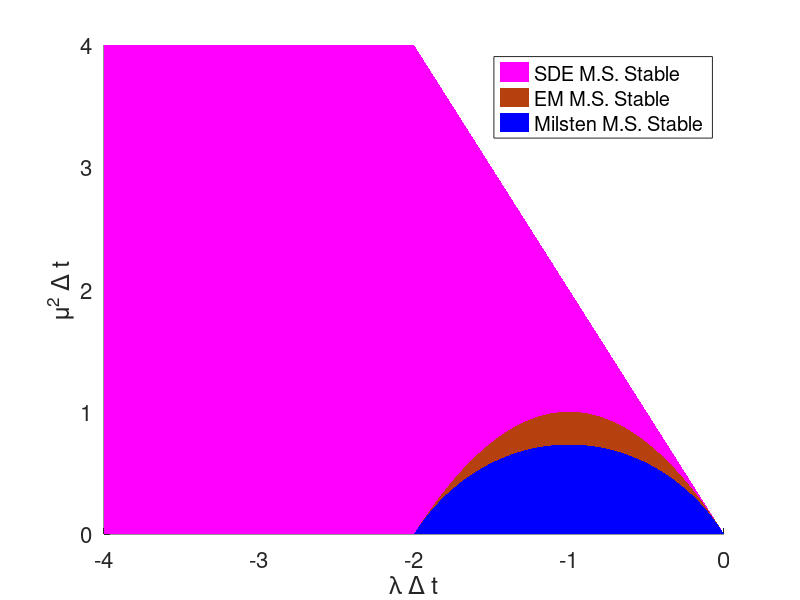

The MATLAB script that drew this image:

% Functions representing the different regions
y_milstein = @(x) -1+sqrt(1-2*x*(2+x));
y_em = @(x) 1-(1+x)^2;
y_sde = @(x) -2*x;

x = -2:0.01:0;

close all
figure()
hold on

% Plot the different regions
h(1) = area(x, arrayfun(y_sde, x));
h(2) = area(x, arrayfun(y_em, x));
h(3) = area(x, arrayfun(y_milstein, x));

% Add some extra area for the SDE MS Stable region
h(4) = area([-4 -2], [4 4]);

% Colors and labels
colors = {[1 0 1]; [183/255 65/255 14/255]; [0 0 1]; [1 0 1]};
for i_ = 1:4
  set(h(i_), 'FaceColor', colors{i_});
  child = get(h(i_), 'Children');
  set(child, 'EdgeColor', 'none');
end
set(gca, 'xlim', [-4 0])
set(gca, 'FontSize', 16)
hold off
xlabel('\lambda \Delta t')
ylabel('\mu^2 \Delta t')
lgd = {'SDE M.S. Stable'; 'EM M.S. Stable'; 'Milsten M.S. Stable'};
legend(lgd{:})
